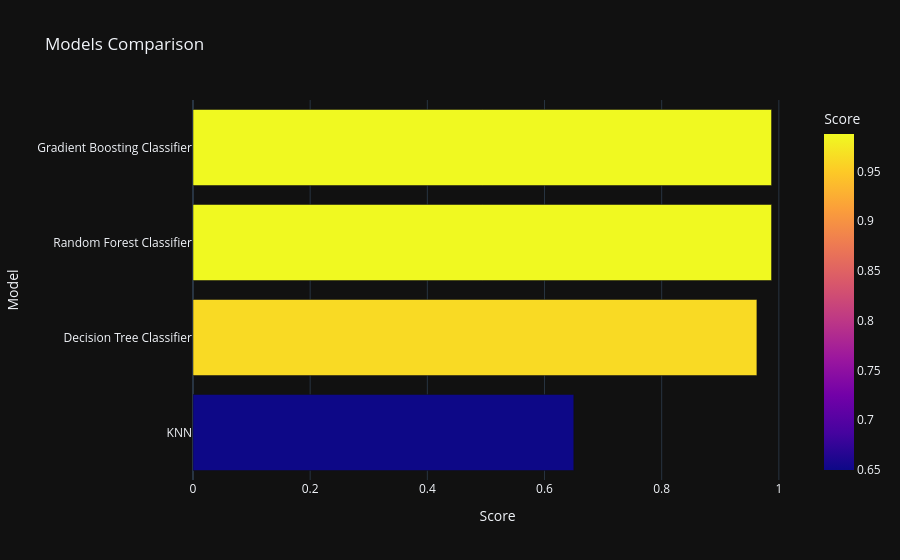

Notebook cell for this chart:
### Code cell
px.bar(data_frame = models, x = 'Score', y = 'Model', color = 'Score', template = 'plotly_dark', 
       title = 'Models Comparison')

### Figure 1 — Plotly figure (JSON) as saved in the notebook; plotly's stock layout.template omitted (floating-point values rounded to 4 significant figures)
{"data": [{"hovertemplate": "Score=%{marker.color}<br>Model=%{y}<extra></extra>", "legendgroup": "", "marker": {"color": [0.65, 0.9625, 0.9875, 0.9875], "coloraxis": "coloraxis", "pattern": {"shape": ""}}, "name": "", "orientation": "h", "showlegend": false, "textposition": "auto", "type": "bar", "x": [0.65, 0.9625, 0.9875, 0.9875], "xaxis": "x", "y": ["KNN", "Decision Tree Classifier", "Random Forest Classifier", "Gradient Boosting Classifier"], "yaxis": "y"}], "layout": {"barmode": "relative", "coloraxis": {"colorbar": {"title": {"text": "Score"}}, "colorscale": [[0, "#0d0887"], [0.1111, "#46039f"], [0.2222, "#7201a8"], [0.3333, "#9c179e"], [0.4444, "#bd3786"], [0.5556, "#d8576b"], [0.6667, "#ed7953"], [0.7778, "#fb9f3a"], [0.8889, "#fdca26"], [1, "#f0f921"]]}, "legend": {"tracegroupgap": 0}, "title": {"text": "Models Comparison"}, "xaxis": {"anchor": "y", "domain": [0, 1], "title": {"text": "Score"}}, "yaxis": {"anchor": "x", "domain": [0, 1], "title": {"text": "Model"}}}}
